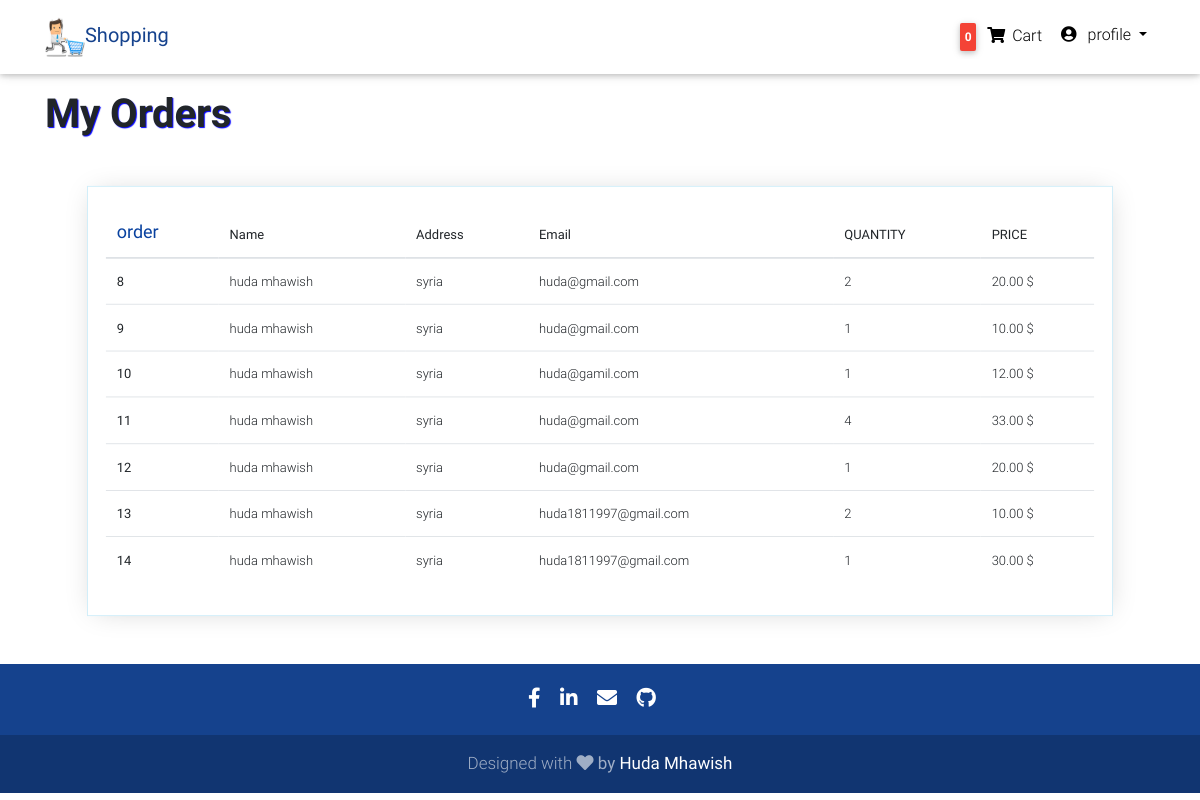
/orders/my_order/ (signed in), run on the app's committed database.
### orders/models.py (models this page shows, shortened)
class OrderItem(models.Model):
    order = models.ForeignKey(Order,related_name='order_items',on_delete=models.CASCADE)
    product = models.ForeignKey(Product,related_name='order_items',on_delete=models.CASCADE)
    price = models.DecimalField(max_digits=10,decimal_places=2)
    quantity = models.PositiveIntegerField(default=1)
    created_by = models.ForeignKey(User, related_name='order_items', on_delete=models.CASCADE)
    class Meta:
        verbose_name = "OrderItem"
        verbose_name_plural = "OrderItems"

class Order(models.Model):
    first_name = models.CharField(max_length=50)
    last_name = models.CharField(max_length=50)
    email = models.EmailField()
    address = models.CharField(max_length=250)
    postal_code = models.CharField(max_length=50)
    city = models.CharField(max_length=50)
    created = models.DateTimeField(auto_now_add=True)
    updated = models.DateTimeField(auto_now=True)
    paid = models.BooleanField(default=False)
    class Meta:
        ordering = ('-created',)
        verbose_name = "order"
        verbose_name_plural = "orders"

### orders/views.py (the view)
# urls.py: path('my_order/', views.my_order, name='my_order'),
def my_order(request):
    created_by = request.user
    orders = OrderItem.objects.filter(created_by=created_by)
    context = {
        'orders': orders,
    }
    return render(request,'order/my_order.html',context)

### cart/cart.py (called while the page is built)
    def __len__(self):
        return sum(item['quantity'] for item in self.cart.values())

### cart/context_processor.py (called while the page is built)
def cart(request):
    return {'cart': Cart(request)}

### myapp/context_processor.py (called while the page is built)
def menu_categories(request):
    categories = Category.objects.filter(CATParent=None)
    return {'menu_categories': categories}

### orders/templates/order/my_order.html (shortened to what this page needs)
{% extends "base.html" %}
{% block content %}
    <div class="container" style="margin-top:90px;">
       <h1 class="mt-5 mb-4" style="
                                  font-weight:bold;
                                  text-shadow: 1px 1px 1px #00F;">My Orders</h1>
            <div class="row order">
                <table class="table">
                <thead>
                  <tr>
                    <th scope="col" style="color:#08419f;font-size:20px;">order</th>
                    <th scope="col">Name</th>
                    <th scope="col">Address</th>
                    <th scope="col">Email</th>
                    <th scope="col">QUANTITY</th>
                    <th scope="col">PRICE</th>
                  </tr>
                </thead>
                <tbody>
                {% for order in orders %}
                  <tr>
                    <th scope="row">{{order.id}}</th>
                    <td>{{order.order.first_name}} {{order.order.last_name}}</td>
                    <td>{{order.order.address}}</td>
                    <td>{{order.order.email}}</td>
                    <td>{{order.quantity}}</td>
                    <td>{{order.price}} $</td>
                  </tr>
                {% endfor %}
                </tbody>
              </table>
            </div>
		</div>
{% endblock content %}

### static/css/style.css (style rules this page uses)
html, body, .view { height: 100%; }
.order { padding: 20px; border: 1px solid #ceedf9; box-shadow: 1px 1px 30px -8px #CCC; transition: all 1.4s ease-in-out; transform: scale(0.9); }

### templates/base.html (style rules this page uses)
html, body, header, .carousel { height: 60vh; }

### data on the page
OrderItem: id "8", order.first_name "huda", order.last_name "mhawish", order.address "syria", order.email "huda@gmail.com", quantity "2", price "20.00"
OrderItem: id "9", order.first_name "huda", order.last_name "mhawish", order.address "syria", order.email "huda@gmail.com", quantity "1", price "10.00"
OrderItem: id "10", order.first_name "huda", order.last_name "mhawish", order.address "syria", order.email "huda@gamil.com", quantity "1", price "12.00"
OrderItem: id "11", order.first_name "huda", order.last_name "mhawish", order.address "syria", order.email "huda@gmail.com", quantity "4", price "33.00"
OrderItem: id "12", order.first_name "huda", order.last_name "mhawish", order.address "syria", order.email "huda@gmail.com", quantity "1", price "20.00"
OrderItem: id "13", order.first_name "huda", order.last_name "mhawish", order.address "syria", order.email "huda1811997@gmail.com", quantity "2", price "10.00"
OrderItem: id "14", order.first_name "huda", order.last_name "mhawish", order.address "syria", order.email "huda1811997@gmail.com", quantity "1", price "30.00"
